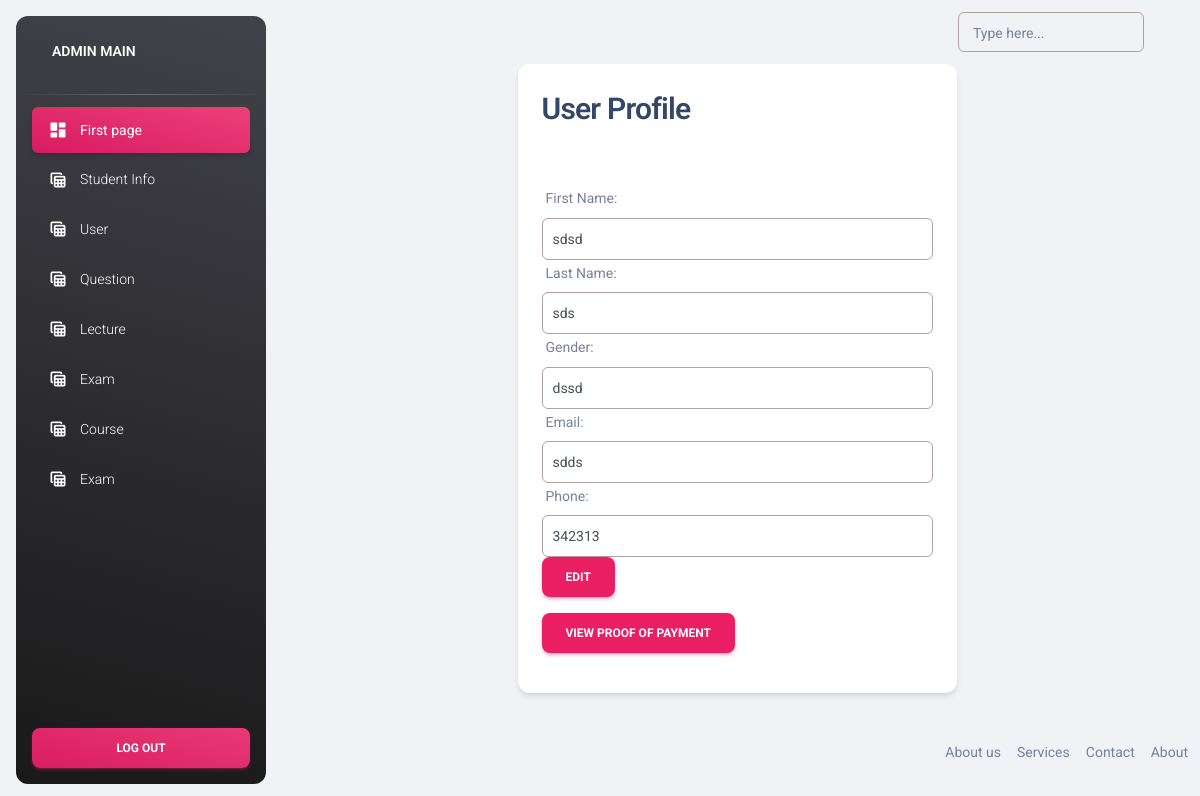
Page /admin/profile.php?id=8 (signed in) on the committed database.
### tables this page shows
CREATE TABLE `user` (
  `id` int(11) NOT NULL,
  `fname` varchar(255) NOT NULL,
  `lname` varchar(255) NOT NULL,
  `mdname` varchar(255) NOT NULL,
  `gender` varchar(255) NOT NULL,
  `email` varchar(255) NOT NULL,
  `password` varchar(255) NOT NULL,
  `phone` int(12) NOT NULL,
  `role_as` int(11) NOT NULL
);

### admin/profile.php (the view, shortened to what this page needs)
<?php include('includes/headeradmin.php'); ?>
<?php include('../middleware/adminmiddleware.php'); ?>
<?php
if(isset($_GET['id'])) {
    $user_id = $_GET['id'];
    $sql = "SELECT * FROM user WHERE id = $user_id";
    $result = mysqli_query($con, $sql);
    if(mysqli_num_rows($result) > 0) {
        $user = mysqli_fetch_assoc($result);
    } else {
        header("Location: error.php");
        exit();
    }
} else {
    header("Location: error.php");
    exit();
}
?>
<div class="container">
    <div class="row">
        <div class="col-md-6 offset-md-3">
            <div class="card">
                <div class="card-header">
                    <h3>User Profile</h3>
                </div>
                <div class="card-body">
                    <form id="editForm">
                        <div class="form-group">
                            <label for="fname">First Name:</label>
                            <input type="text" class="form-control" id="fname" value="<?php echo $user['fname']; ?>" readonly>
                        </div>
                        <div class="form-group">
                            <label for="lname">Last Name:</label>
                            <input type="text" class="form-control" id="lname" value="<?php echo $user['lname']; ?>" readonly>
                        </div>
                        <div class="form-group">
                            <label for="gender">Gender:</label>
                            <input type="text" class="form-control" id="gender" value="<?php echo $user['gender']; ?>" readonly>
                        </div>
                        <div class="form-group">
                            <label for="email">Email:</label>
                            <input type="text" class="form-control" id="email" value="<?php echo $user['email']; ?>" readonly>
                        </div>
                        <div class="form-group">
                            <label for="phone">Phone:</label>
                            <input type="text" class="form-control" id="phone" value="<?php echo $user['phone']; ?>" readonly>
                        </div>
                        <button type="button" class="btn btn-primary" id="editBtn">Edit</button>
                    </form>
<button class="btn btn-primary" onclick="viewProofOfPayment(<?php echo $user_id; ?>)">View Proof of Payment</button>
                </div>
            </div>
        </div>
    </div>
</div>
<?php include('includes/footer.php');  ?>

### admin/includes/headeradmin.php (style rules this page uses)
.form-control { border: 1px solid #b3a1a1 !important; padding: 8px 10px; }

### rows in the picture
user: fname "sdsd", lname "sds", gender "dssd", email "sdds", phone "342313"
